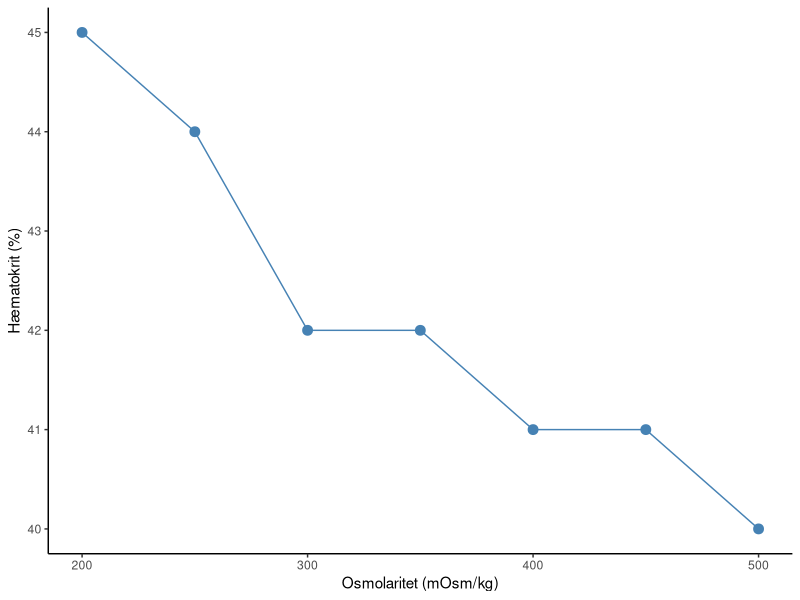

Source code (R):
## ---- chunk 1
#| echo: false 
options(OutDec = ",")
## ---- chunk 2
#| message: false
#| warning: false
library(tidyverse)
## ---- chunk 3
#| label: tbl-ojendraaber-data
#| tbl-cap: "Måling af osmolaritet og pH for tre batches af øjendråber."
#| echo: false

library(knitr)

data <- tibble(
  Batch = c("A", "B", "C"),
  Osmolaritet_mOsm_kg = c(295, 310, 288),
  pH = c(7.2, 7.0, 7.4)
)

kable(data, col.names = c("Batch", "Osmolaritet (mOsm/kg)", "pH"), align = "c")
## ---- chunk 4
#| label: fig-hematokrit
#| fig-cap: "Hæmatokrit som funktion af osmolaritet."
#| out-width: "80%"
#| echo: false

library(ggplot2)

osmolaritet <- c(200, 250, 300, 350, 400, 450, 500)
haematokrit <- c(45, 44, 42, 42, 41, 41, 40)
df <- data.frame(osmolaritet, haematokrit)

ggplot(df, aes(x = osmolaritet, y = haematokrit)) +
  geom_point(color = "steelblue", size = 3) +
  geom_line(color = "steelblue") +
  labs(x = "Osmolaritet (mOsm/kg)", y = "Hæmatokrit (%)") +
  theme_classic()
